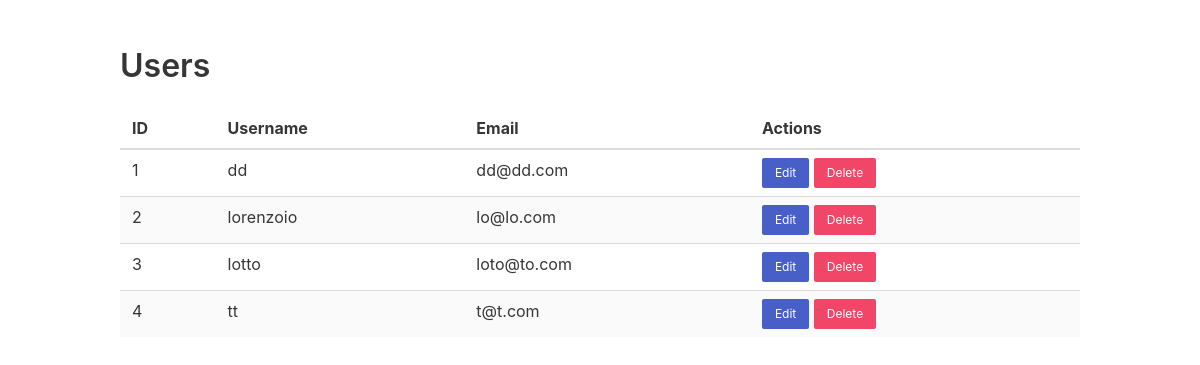
Page /admin/users/ on the earlier database version.
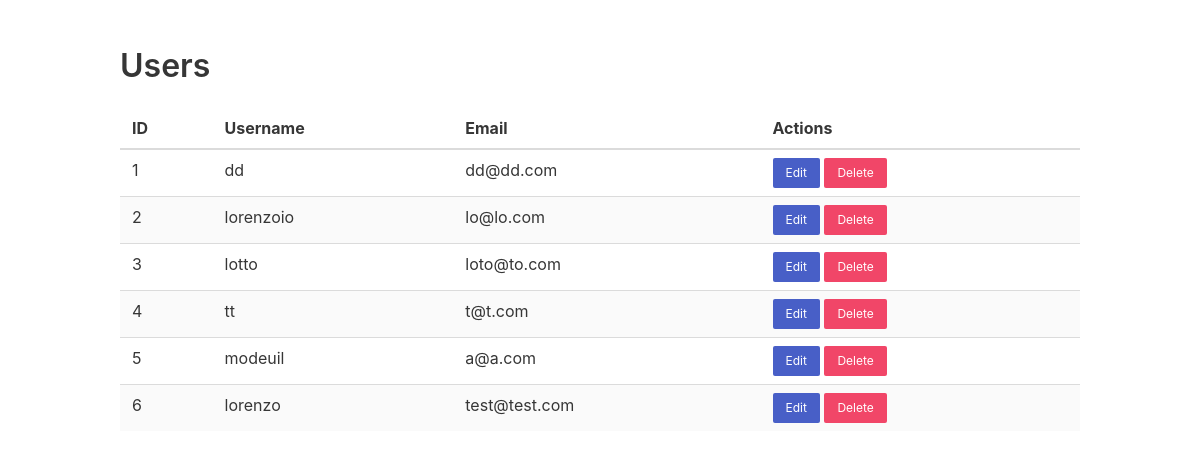
Same page on the later database version.
### main.py (models this page shows)
class User(Base):
    __tablename__ = "users"
    id = Column(Integer, primary_key=True, index=True)
    username = Column(String, unique=True, index=True)
    email = Column(String, unique=True, index=True)
    password = Column(String)
    profile_image = Column(String, nullable=True)
    premium = Column(Boolean, default=False)
    avatars = relationship("Avatar", back_populates="owner")

### main.py (the view)
@app.get("/admin/users/", response_class=HTMLResponse)
async def admin_list_users(request: Request, db: Session = Depends(get_db)):
    users = db.query(User).all()
    return templates.TemplateResponse(
        "admin_users.html", {"request": request, "users": users}
    )

### templates/admin_users.html (shortened to what this page needs)
<!DOCTYPE html>
<html>
<head>
    <link rel="stylesheet" href="https://cdnjs.cloudflare.com/ajax/libs/bulma/0.9.3/css/bulma.min.css">
</head>
<body>
    <section class="section">
        <div class="container">
            <h1 class="title">Users</h1>
            <table class="table is-striped is-fullwidth">
                <thead>
                    <tr>
                        <th>ID</th>
                        <th>Username</th>
                        <th>Email</th>
                        <th>Actions</th>
                    </tr>
                </thead>
                <tbody>
                    {% for user in users %}
                    <tr>
                        <td>{{ user.id }}</td>
                        <td>{{ user.username }}</td>
                        <td>{{ user.email }}</td>
                        <td>
                            <a href="/admin/users/edit/{{ user.id }}" class="button is-small is-link">Edit</a>
                            <a href="/admin/users/delete/{{ user.id }}" class="button is-small is-danger">Delete</a>
                        </td>
                    </tr>
                    {% endfor %}
                </tbody>
            </table>
        </div>
    </section>
</body>
</html>

Differences in the rows shown:
added User: id "5", username "modeuil", email "a@a.com"
added User: id "6", username "lorenzo", email "test@test.com"
